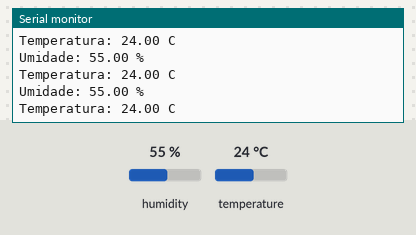
This sketch was run on a simulated Arduino Uno, built with avr-gcc and run on an emulated ATmega328P. Shown: the last lines printed to the serial monitor. The inputs (shaded band) are chosen by the test bench; at power-on: humidity 55 %, temperature 24 °C.

Above: at 2.8 s.
2.9 s: humidity set to 22 %
At 5.5 s:
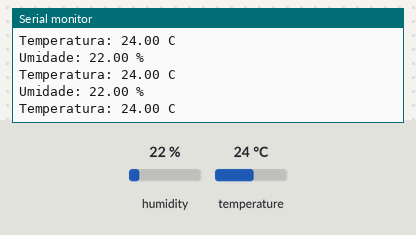
5.6 s: temperature set to 12 °C
At 6.9 s:
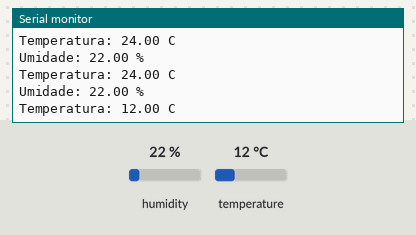
8.3 s: humidity set to 40 %
At 8.3 s:
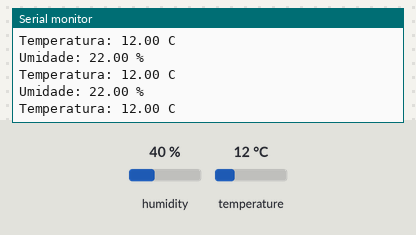
Timing chart, 0 to 11.3 s (numbered marks = the images above; inputs shaded):
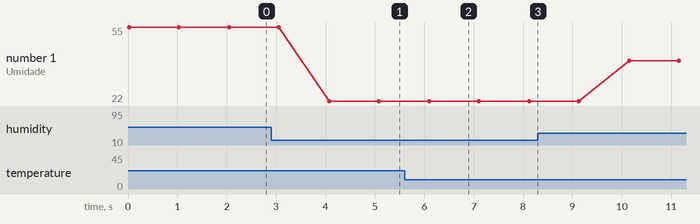

Measured:
- after the input at 2.9 s, the serial monitor: prints a new line after 1.2 s (image 1)
- after the input at 5.6 s, the serial monitor: prints a new line after 0.52 s (image 2)
- plotted number 1: 55 → 22 after the input at 2.9 s, 22 → 40 after the input at 8.3 s

The sketch:

Projeto13.ino
```cpp
#include "DHT.h"

#define DHTPIN A1 // o sensor dht11 foi conectado ao pino A1 no nosso tutorial
#define DHTTYPE DHT11 //Tipo do DHT (DHT11, DHHT22), no nosso caso eh o DHT11

DHT dht(DHTPIN, DHTTYPE);

void setup()
{
Serial.begin(9600);
Serial.println("DHT11!");
dht.begin();
}

void loop()
{

float umidade = dht.readHumidity(); //A variavel umidade recebe o valor da funcao de leitura de umidade do sensor;
float temperatura = dht.readTemperature(); ////A variavel temperatura recebe o valor da funcao de leitura de temperatura do sensor;

if (isnan(temperatura) || isnan(umidade)) // Se as variaveis temperatura e umidade nao forem valores validos, acusara falha de leitura.( "isnan" siginficada "is not a number");
{
Serial.println("Falha na leitura do DHT11...");
}
else
{
  //Imprime os dados no monitor serial
  Serial.print("Umidade: ");
  Serial.print(umidade);
  Serial.println(" %"); //quebra de linha
  Serial.print("Temperatura: ");
  Serial.print(temperatura);
  Serial.println(" C");
  delay(1000);// Espera de 1 segundo
}
}
```
